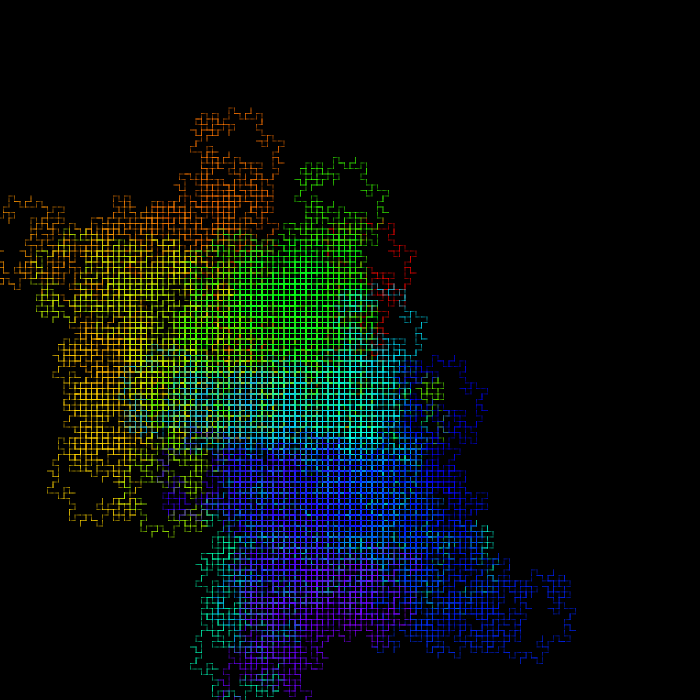
Frame 1 (no input)
Frame 60 (the mouse pressed at the canvas centre just before this capture): identical to frame 1, image omitted
Frame 120 (the mouse held since frame 60 and released just before this capture): identical to frame 1, image omitted

The Processing sketch that drew this single still picture (run headless with seeded random() and noise(); from frame 60 on, the mouse is pressed at the canvas centre):

// Processing sketch: HilbertCurveExperiment_FractalCurves
// ── HilbertCurveExperiment_FractalCurves.pde

float x1, x2;
String hilbert_seq = "a";
float j;
int i;
float colorScaling = 0.001;
float angle = 90;
float steps = 1.1;

void setup() {
  //fullScreen();
  size(700, 700);
  background(0);
  colorMode(HSB);
  x1 = width/2;
  x2 = height/2;
  for (int i = 0; i < 6; i++) {
    String new_seq = "";
    for (int j = 0; j < hilbert_seq.length(); j++) {
      if (hilbert_seq.charAt(j) == 'a') {
        new_seq += "-bF+aFa+Fb-Fba--bFa++-";
        println("-bF+aFa+Fb-");
      } else if (hilbert_seq.charAt(j) == 'b') {
        new_seq += "+aF-bFb-Fa+";
        println("+aF-bFb-Fa+");
      } else {
        new_seq += hilbert_seq.charAt(j);
      }
    }
    hilbert_seq = new_seq;
  }

  println(hilbert_seq);
  noStroke();
  
  translate(x1, x2);
  scale(1, -1);
  pushMatrix();
  for (int i = 0; i < hilbert_seq.length(); i++) {
    if (hilbert_seq.charAt(i) == 'F') {
      fill(float(i)*colorScaling, 255, 255);
      forwardFunction(steps);
    } else if (hilbert_seq.charAt(i) == '+') {
      turnRight(angle);
    } else if (hilbert_seq.charAt(i) == '-') {
      turnLeft(angle);
    }
  }
  popMatrix();
  
  
  
}

void draw() {
}

void forwardFunction(float steps) {
  //fill(255);
  for (float i = 0; i < steps; i+=0.1) {
    translate(i, 0);
    ellipse(0, 0, i, i);
  }
}

void turnLeft(float angle) {
  rotate(radians(angle));
}

void turnRight(float angle) {
  rotate(radians(-angle));
}
